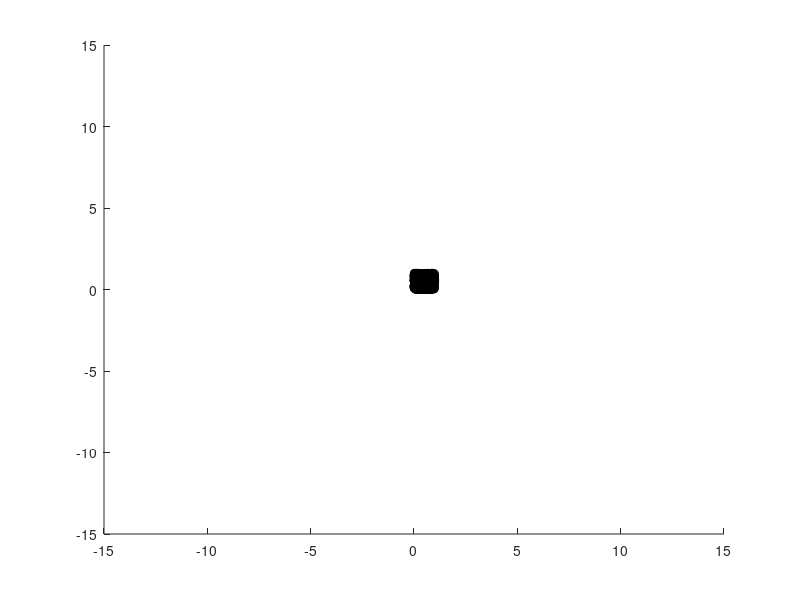

Recreate this plot in MATLAB. (Note: this script raises an error after producing the figure.)
% scrTestMorseForce
% this script test the Morse force between particles 
close all 
profile on 
numPart = 500;
cMat    = true(numPart); % conectivity matrix
dt      = 0.1; % time step
De      = 0.1;   % De is the well depth
alpha   = 0.01;   % alpha is the width of the potential
re      =  2; % re is the equilibrium bond distance 
forceType      = 'attractive'; % [attractive|repulsive|full]
diffusionConst = 1;
dimension      = 3;
% initial position 
r       = rand(numPart,dimension);
% add random noise 
f  = figure;
a  = axes('Parent',f,'NextPlot','replaceChildren','XLim',[-15 15],'YLim',[-15 15],'ZLim',[-15 15]);
l  = line('XData',r(:,1), 'YData',r(:,2),'ZData',r(:,3),'Marker','o','LineStyle','none','Parent',a);
cameratoolbar
for step = 1:500; 
    particleDist = ForceManager.GetParticleDistance(r);
    edgesVec     = ForceManager.GetEdgesVectors(r,cMat);
    tic
    mForce       = MorseForce(De,alpha,re,edgesVec(:,:,1),edgesVec(:,:,2), edgesVec(:,:,3),particleDist,forceType);
    toc
    r            = r+mForce*dt ;%+sqrt(2*diffusionConst*dt)*randn(numPart,dimension);
    set(l,'XData',r(:,1),'YData',r(:,2),'ZData',r(:,3));
    drawnow;
end
profile viewer
